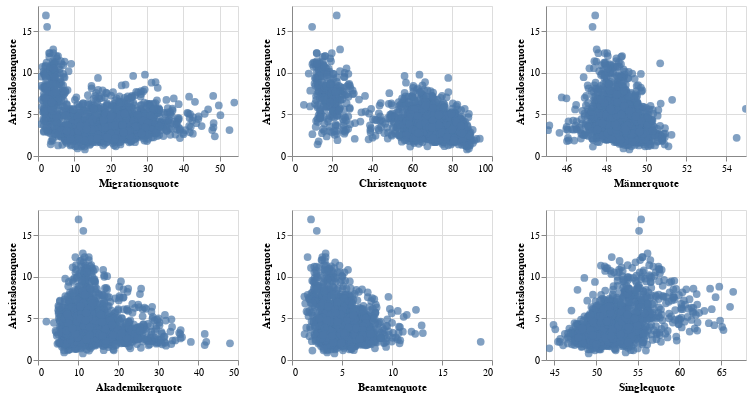

The notebook cell this image was saved under:
### Markdown cell above
Zur Visualisierung der Beziehungen zwischen Response- und Predictor Variables haben wir uns für die Anwendung von Streudiagrammen bzw. Scatter Plots entschieden. Jeden Prädikator haben wir mit der Arbeitslosenquote gegegnübergestellt, um erste Erkenntnisse gewinnen zu können (siehe @sec-EDArel). Jedoch ist es anhand der Scatter Plots zunächst schwierig zu erkennen, welcher Prädikator die höchste Korrelation mit der Arbeitslosigkeit aufweist, da die berechneten Variablen unterschiedliche Werte bzw. Verteilungen auf der X-Achse annehmen und kein direkter Vergleich stattfinden kann.  <br><br>

### Code cell
#| echo: true
#| code-fold: true
#| column: page-right
alt.Chart(source, width=200, height=150).mark_circle(size=60).encode(
    alt.X(
        alt.repeat("repeat"), 
        type="quantitative",
        scale=alt.Scale(zero=False)),
    alt.Y('Arbeitslosenquote'),
    tooltip = ['Name',alt.Tooltip(alt.repeat("repeat"), type="quantitative"), alt.Y('Arbeitslosenquote')]
).repeat(
    repeat=predictor,
    columns=3
).interactive()

### Figure 1 — Vega-Lite specification as saved in the notebook (floating-point values rounded to 4 significant figures; data arrays with more than 128 entries replaced by an {"elided": "..."} marker saying what was removed)
{"config": {"view": {"continuousWidth": 400, "continuousHeight": 300}}, "repeat": ["Migrationsquote", "Christenquote", "Männerquote", "Akademikerquote", "Beamtenquote", "Singlequote"], "spec": {"data": {"name": "data-fc28b3557f4e92cb6e07f329c053e04d"}, "mark": {"type": "circle", "size": 60}, "encoding": {"tooltip": [{"field": "Name", "type": "nominal"}, {"field": {"repeat": "repeat"}, "type": "quantitative"}, {"field": "Arbeitslosenquote", "type": "quantitative"}], "x": {"field": {"repeat": "repeat"}, "scale": {"zero": false}, "type": "quantitative"}, "y": {"field": "Arbeitslosenquote", "type": "quantitative"}}, "height": 150, "selection": {"selector001": {"type": "interval", "bind": "scales", "encodings": ["x", "y"]}}, "width": 200}, "columns": 3, "$schema": "https://vega.github.io/schema/vega-lite/v4.17.0.json", "datasets": {"data-fc28b3557f4e92cb6e07f329c053e04d": {"elided": "1574 records"}}}
